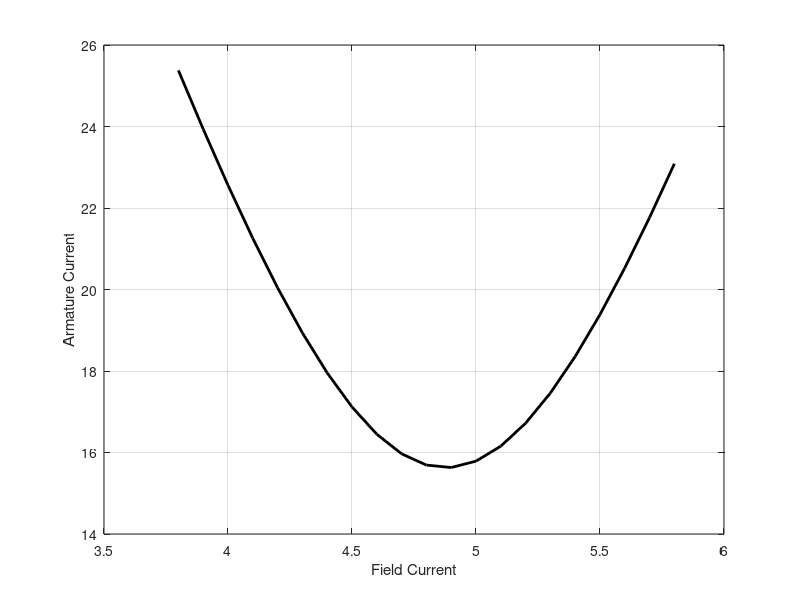

Recreate this plot in MATLAB.
% To construct the V-curve for a synchronous motor with varying  
% field excitation from leading to lagging power factor

% 17BEE012 - Alisamar Husain

If = (38:1:58) / 10;    % Field currents from 3.8 A to 5.8 A
Ia = zeros(1,21);       % Armature currents to be calculated

Xs = 2.5;               % Synchronous reactance

Vp = 210;
delta1 = -12 * (pi/180);

Ea1 = 200 * (cos(delta1) + 1j*sin(delta1));

% Calculate armature current for each value
for i = (1:21)
    Ea2= 45.5 * If(i);
    
    delta2 = asin( (Ea1/Ea2) * sin(delta1) );
    Ea2 = Ea2 * (cos(delta2) + 1j*sin(delta2));
    
    Ia(i) = (Vp - Ea2) / (1j * Xs);
end

figure(1);
plot(If, abs(Ia), 'Color', 'k', 'LineWidth', 2.0);
xlabel('Field Current');
ylabel('Armature Current');
grid on;